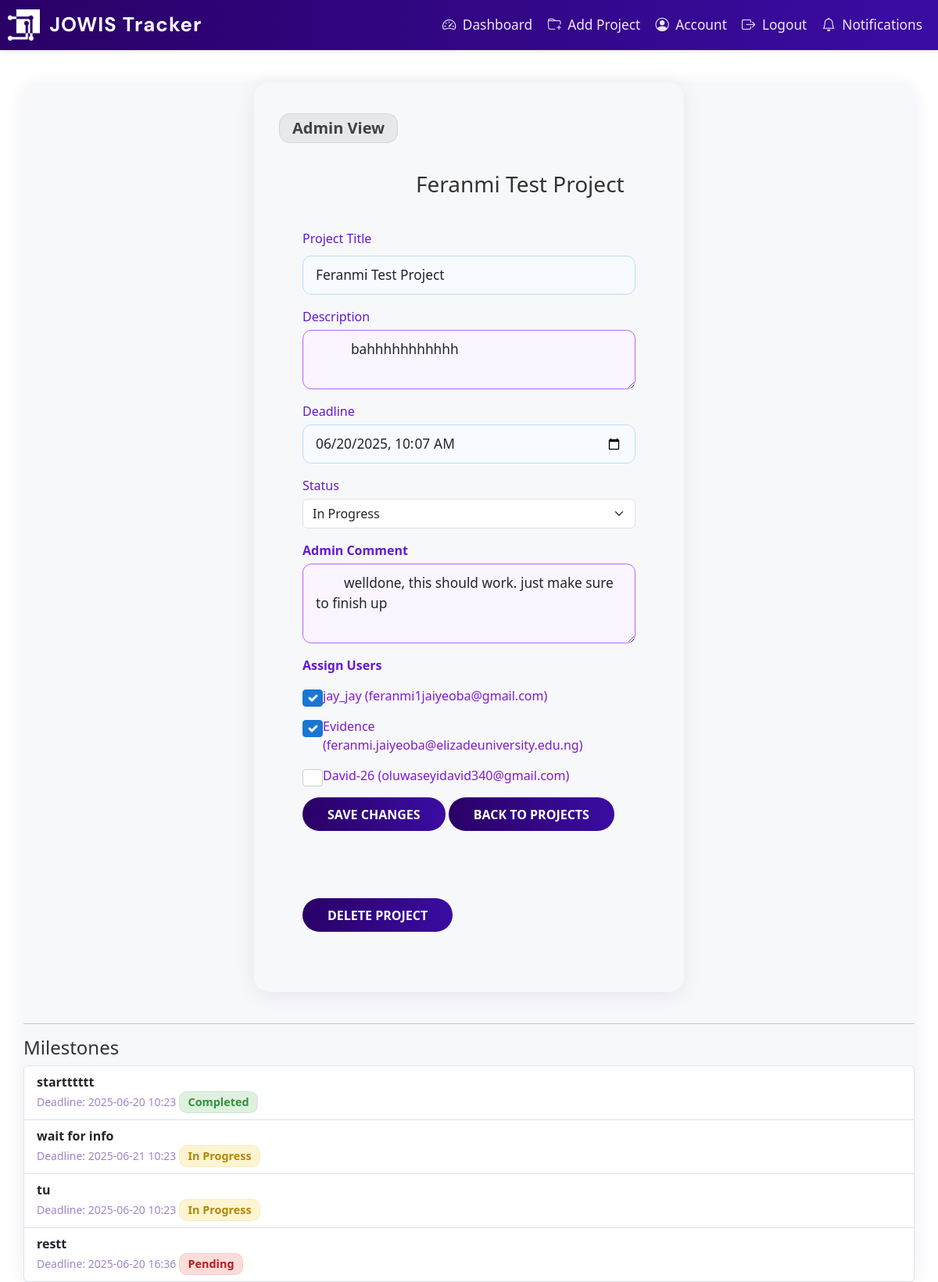
Page /admin/projects/5 (signed in) on the committed database.
### app/dbmodels.py (models this page shows, shortened)
class Project(db.Model):
    id = db.Column(db.Integer, primary_key=True)
    title = db.Column(db.String(150), nullable=False)
    description = db.Column(db.Text, nullable=False)
    tasks = db.relationship("Task", backref="project", cascade="all, delete-orphan", passive_deletes=True)
    milestones = db.relationship("Milestone", backref="project", cascade="all, delete-orphan", passive_deletes=True)
    deadline = db.Column(db.DateTime, nullable=False, default = datetime.now(timezone.utc)) # default to current time in UTC
    status = db.Column(db.String(20), nullable=False, default="Pending")
    comment = db.Column(db.Text, nullable=True)
    users = db.relationship(
        'User',
        secondary=project_users,
        back_populates='projects'
    )

class User(db.Model, UserMixin):
    id = db.Column(db.Integer, primary_key=True)
    username = db.Column(db.String(150), unique=True, nullable=False)
    email = db.Column(db.String(150), unique=True, nullable=False)
    password_hash = db.Column(db.String(150), nullable=False)
    tasks = db.relationship("Task", backref="assigned_to", cascade='all, delete-orphan',passive_deletes=True)
    role = db.Column(db.String(50), nullable=False, default="employee") # or admin
    must_change_password = db.Column(db.Boolean, default=True)
    projects = db.relationship(
        'Project',
        secondary=project_users,
        back_populates='users'
    )
    reset_code = db.Column(db.String(8), nullable=True)
    reset_code_expiry = db.Column(db.DateTime, nullable=True)

class Milestone(db.Model):
    id = db.Column(db.Integer, primary_key=True)
    name = db.Column(db.String(140), nullable=False)
    deadline = db.Column(db.DateTime, nullable=False)
    project_id = db.Column(db.Integer, db.ForeignKey("project.id", ondelete="CASCADE"), nullable=False) # ondelete="CASCADE" ensures that if a project is deleted, its milestones are also deleted
    tasks = db.relationship("Task", backref="milestone", lazy="dynamic")
    status = db.Column(db.String(20), nullable=False, default="Pending")

### app/routes.py (the view, shortened to what this page needs)
@main.route('/admin/projects/<int:project_id>', methods=['GET', 'POST'])
@login_required
def admin_project_detail(project_id):
    if current_user.role != "admin":
        abort(403)
    project = Project.query.get_or_404(project_id)
    employees = User.query.filter_by(role='employee').all()
    assigned_user_ids = [u.id for u in project.users]
    return render_template('admin_project_detail.html', project=project,  employees=employees, assigned_user_ids=assigned_user_ids)

### app/__init__.py (called while the page is built)
def create_app():
    app= Flask(__name__)
    app.config.from_object("config.Config") # load app config from config.py
    db.init_app(app)
    migrate.init_app(app, db)
    login_manager.init_app(app)
    mail.init_app(app)
    scheduler.init_app(app)
    scheduler.start()
    from . import jobs  # <-- Import jobs to register them
    from .admin import init_admin
    init_admin(app)
    login_manager.login_view = "main.login"
    login_manager.login_message_category ="info"
    from .dbmodels import User
    @login_manager.user_loader
    def load_user(user_id):
        return User.query.get(int(user_id))
    from .routes import main
    app.register_blueprint(main)
    return app

### app/templates/admin_project_detail.html (shortened to what this page needs)
{% extends "base.html" %} {% block content %}
<div class="signup-container">
  <div class="d-flex align-items-center mb-3">
    <span class="badge bg-secondary py-2 px-3 fs-5">Admin View</span>
  </div>
  <h3 style="position: relative;top: 20px;left: 175px;">{{ project.title }}</h3>
  <form method="POST">
    <div class="mb-3">
      <label class="form-label">Project Title</label>
      <input
        type="text"
        name="title"
        class="form-control"
        value="{{ project.title }}"
        required
        />
      </div>
      <div class="mb-3">
        <label class="form-label">Description</label>
        <textarea name="description" class="form-control" required>
          {{ project.description }}</textarea
          >
        </div>
        <div class="mb-3">
          <label class="form-label">Deadline</label>
          <input
          type="datetime-local"
          name="deadline"
          class="form-control"
          value="{{ project.deadline.strftime('%Y-%m-%dT%H:%M') if project.deadline else '' }}"
          required
          />
        </div>
    <div class="mb-3">
  <label for="status" class="form-label">Status</label>
  <select class="form-select" id="status" name="status" required>
    <option value="In Progress" {% if project.status == 'In Progress' %}selected{% endif %}>In Progress</option>
  </select>
</div>
<div class="mb-3">
  <label for="comment" class="form-label"
  ><strong>Admin Comment</strong></label
  >
  <textarea name="comment" id="comment" class="form-control" rows="3">
    {{ project.comment or '' }}</textarea
    >
  </div>
  <div class="mb-3">
    <label class="form-label"><strong>Assign Users</strong></label>
    <div>
      {% for employee in employees %}
        <div class="form-check">
          <input
          class="form-check-input"
          type="checkbox"
          name="assigned_users"
          id="user{{ employee.id }}"
          value="{{ employee.id }}"
          {%
            if
            employee.id
            in
            assigned_user_ids
            %}checked{%
              endif
            %}
            />
          <label class="form-check-label" for="user{{ employee.id }}">
            {{ employee.username }} ({{ employee.email }})
          </label>
        </div>
        {% endfor %}
      </div>
    </div>
    <button type="submit" class="btn btn-primary">Save Changes</button>
    <a href="{{ url_for('main.admin_projects') }}" class="btn btn-secondary"
    >Back to Projects</a
    >
  </form>
  <form
  action="{{ url_for('main.delete_project', project_id=project.id) }}"
  method="POST"
  >
  <button
  type="submit"
  class="btn btn-danger mt-3"
  onclick="return confirm('Delete this project?');"
  >
  Delete Project
</button>
</form>
</div>
  <hr />
  <h4>Milestones</h4>
  {% if project.milestones %}
  <ul class="list-group">
    {% for milestone in project.milestones %}
    <li
      class="list-group-item d-flex justify-content-between align-items-center"
    >
      <div>
        <strong>{{ milestone.name }}</strong>
        <br />
        <small class="text-muted"
          >Deadline: {{ milestone.deadline.strftime('%Y-%m-%d %H:%M') if
          milestone.deadline else 'No deadline set' }}</small
        >
        <span>
          {% if milestone.status == 'Completed' %}
          <span class="badge bg-success">Completed</span>
          {% elif milestone.status == 'Pending' %}
          <span class="badge bg-danger">Pending</span>
          {% elif milestone.status == 'In Progress' %}
          <span class="badge bg-warning text-dark">In Progress</span>
          {% else %}
        <span class="badge bg-secondary">Unknown</span>
        {% endif %}
      </span>
    </div>
    </li>
    {% endfor %}
  </ul>
  {% else %}
  <p>No milestones yet.</p>
  {% endif %}
</div>
{% endblock %}

### app/static/style.css (style rules this page uses)
body { background: #fff !important; font-family: "Segoe UI", Tahoma, Geneva, Verdana, sans-serif; color: #333; margin: 0; padding: 0; }
.card, .card-body, .card-header.bg-primary, .signup-container, .signup-container-1, .form-container, .container-login, .container-signup { background: #f7f8fa !important; border-radius: 1.2rem; box-shadow: 0 4px 24px rgba(42, 0, 102, 0.08); border: none; }
.btn, input[type="submit"], .submit, .btn-primary, .btn-outline-primary, .button { background: linear-gradient(90deg, #2a0066 0%, #3a0ca3 100%); color: #fff !important; border: none; transition: background 0.2s; }
body, body.bg-light, body.bg-gradient, body.bg-purple, body.bg-pink { background: #fff !important; }
.container, .container-login, .container-signup, .signup-container, .signup-container-1, .form-container { background: #f7f8fa !important; box-shadow: 0 4px 24px rgba(42, 0, 102, 0.08); border-radius: 1.2rem; }
input[type="text"], input[type="password"] { width: 100%; padding: 12px 15px; margin: 10px 0; border: 1px solid #ccc; border-radius: 6px; box-sizing: border-box; }
body { font-family: "Segoe UI", Tahoma, Geneva, Verdana, sans-serif; background-color: #f0f2f5; margin: 0; }
form { width: 350px; }
label { display: block; margin-top: 15px; margin-bottom: 5px; color: #555; font-weight: bold; }
input[type="text"], input[type="email"], input[type="password"] { width: 100%; padding: 12px 15px; margin: 10px 0; border: 1px solid #ccc; border-radius: 6px; box-sizing: border-box; }
a { color: #007bff; text-decoration: none; }
body { background-color: #f2f2f2; font-family: Arial, sans-serif; margin: 0; }
body { background-color: #f4f6f8; font-family: "Segoe UI", Tahoma, Geneva, Verdana, sans-serif; color: #333; margin: 0; padding: 0; }
label { font-weight: bold; margin-bottom: 8px; display: block; }
input[type="text"], input[type="datetime"], input[type="checkbox"], textarea, select { width: 100%; padding: 10px 12px; border: 1px solid #ccc; border-radius: 8px; box-sizing: border-box; transition: 0.3s ease; }
input[type="checkbox"] { width: auto; }
body { font-family: "Segoe UI", Tahoma, Geneva, Verdana, sans-serif; background-color: #f4f6f8; margin: 0; }
form { padding: 25px 30px; border-radius: 10px; box-shadow: 0 4px 10px none; width: 100%; max-width: 500px; margin: 20px auto; }
label { display: block; margin-bottom: 8px; color: #555; font-weight: 500; }
input[type="text"], textarea { width: 100%; padding: 10px 12px; margin-bottom: 20px; border: 1px solid #9932cc; border-radius: 6px; font-size: 16px; transition: border-color 0.3s ease; }
.badge { align-items: center; font-size: 0.9em; padding: 0.4em 0.7em; border-radius: 0.7em; }
.btn-primary, .btn-outline-primary { background: linear-gradient(90deg, #ad19d2 0%, #9042f5 100%); border: none; color: #fff; font-weight: 500; transition: background 0.2s; }
.text-muted { color: #90a4ae !important; }
body { background: linear-gradient(120deg, #e3e6fd 0%, #cebbfb 100%); }
form label, .form-label { color: #6319d2; font-weight: 500; margin-bottom: 0.3rem; }
form input[type="text"], form input[type="datetime-local"], form textarea, form select, .form-control { border-radius: 0.7rem; border: 1px solid #bbdefb; background: #f7fbff; padding: 0.7rem 1rem; font-size: 1.08rem; margin-bottom: 1rem; transition: border 0.2s; }
.form-check-input:checked { background-color: #1976d2; border-color: #1976d2; }
.form-check-label { color: #8219d2; font-size: 1rem; }
.btn, input[type="submit"] { border-radius: 2em; font-weight: 600; padding: 0.6em 2em; background: linear-gradient(90deg, #5d19d2 0%, #7842f5 100%); color: #fff; border: none; transition: background 0.2s; }
.signup-container { max-width: 550px; margin: 40px auto; background: #fff; border-radius: 1.2rem; box-shadow: 0 4px 24px rgba(33, 150, 243, 0.1); padding: 2.5rem 2rem 2rem 2rem; }

### rows in the picture
Project: title "Feranmi Test Project", description "bahhhhhhhhhhh", deadline "06/20/2025 10:07", status "In Progress", comment "welldone, this should work. just make sure to finish up"
User: assigned_users "☑", username "jay_jay", email "feranmi1jaiyeoba@gmail.com"
User: assigned_users "☑", username "Evidence", email "feranmi.jaiyeoba@elizadeuniversity.edu.ng"
User: username "David-26", email "oluwaseyidavid340@gmail.com"
Milestone: name "startttttt", deadline "2025-06-20 10:23", status "Completed"
Milestone: name "wait for info", deadline "2025-06-21 10:23", status "In Progress"
Milestone: name "tu", deadline "2025-06-20 10:23", status "In Progress"
Milestone: name "restt", deadline "2025-06-20 16:36", status "Pending"
